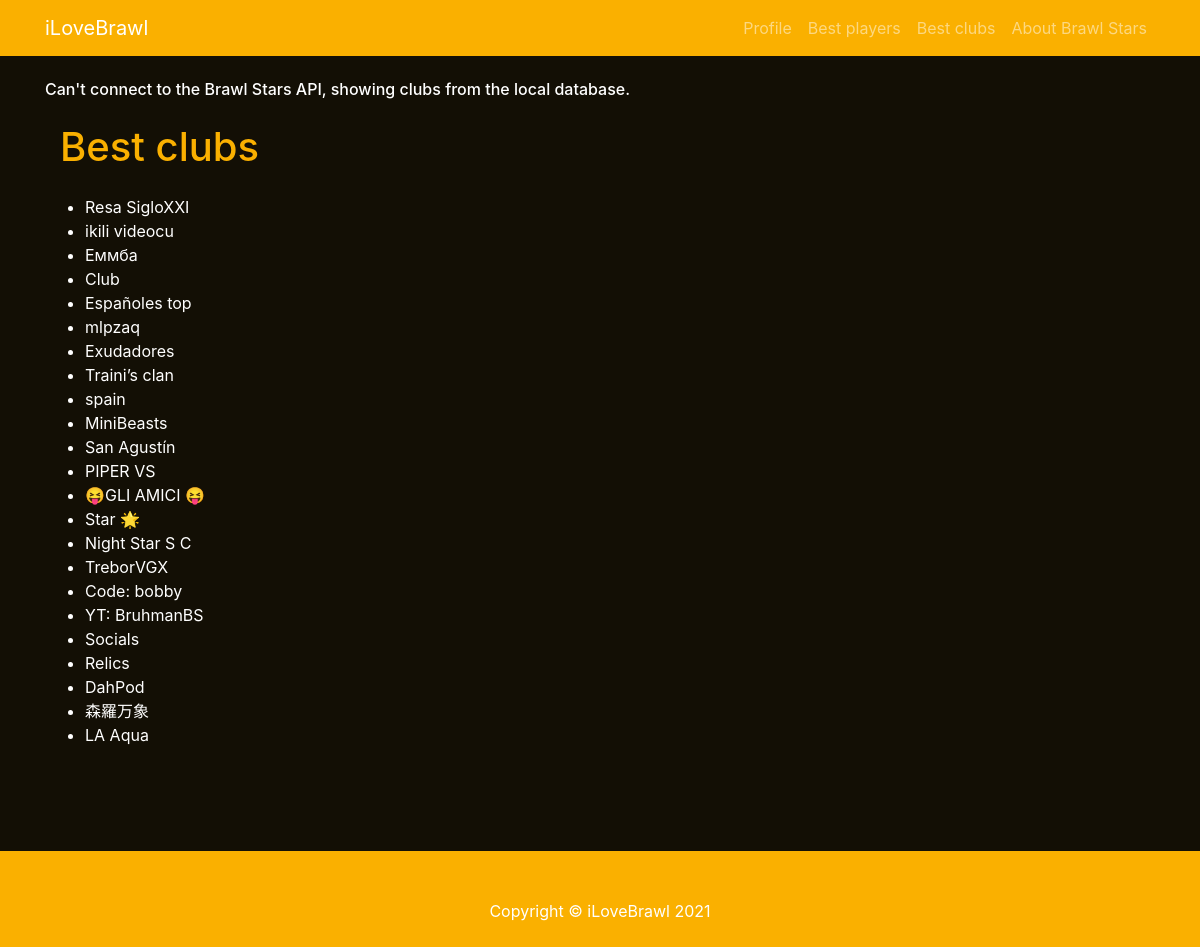
Page /clubs/ on the committed database.
### brawlstarsapp/models.py (models this page shows)
class Club(models.Model):
    tag = models.CharField(max_length= 10, primary_key= True)
    name = models.CharField(max_length= 30)
    desc = models.CharField(max_length= 100, null=True, blank=True)
    type = models.CharField(max_length= 15)
    reqTrophies = models.IntegerField()
    trophies = models.IntegerField()

### brawlstarsapp/views.py (the view)
# urls.py: path('clubs/', views.clubs, name='clubs'),
def clubs(request):
    try:
        clubsInfo = requests.get('https://api.brawlstars.com/v1/rankings/global/clubs', headers={'authorization': 'Bearer %s' % brawlToken, 'Accept': 'application/json'})
        if clubsInfo.status_code == 200:
            context = {
                'clubsInfo' : clubsInfo.json()['items']
            }
        else:
            context = {
                'errMsg' : "Global clubs ranking unavailable, can't connect to the Brawl Stars API."
            }
    except requests.exceptions.ConnectionError as e:
        clubsInfo = []
        for club in Club.objects.all():
            clubsInfo.append(club)
        context = {
            'warnMsg': "Can't connect to the Brawl Stars API, showing clubs from the local database.",
            'clubsInfo': clubsInfo
        }
    return render(request, 'brawlstarsapp/clubs.html', context)

### brawlstarsapp/templates/brawlstarsapp/clubs.html
{% extends "brawlstarsapp/base.html" %} {%block content%}
{% if warnMsg %}
    <h6> {{ warnMsg }}</h6>
{% endif %}
<div class="container">
    <h1 class="my-4" style="color:#FAB000;">Best clubs</h1>
</div>
{% if clubsInfo %}
    <ul>
    {% for club in clubsInfo %}
    <li><a href="{% url 'clubTag' club.tag %}" style="color:white;">{{ club.name }}
    {% endfor %}
    </ul>
{% else %}
    <p>{{ errMsg }}</p>
{% endif %}
{% endblock %}

### brawlstarsapp/static/brawlstarsapp/css/1-col-portfolio.css (style rules this page uses)
html { min-height: 100%; position: relative; }
body { padding-top: 54px; color: #fff; background-color: #130F05; margin: 0; margin-bottom: 200px; }
@media (min-width: 992px) { body { padding-top: 56px; color: #fff; background-color: #130F05; margin: 0; margin-bottom: 200px; } }

### rows in the picture
Club: name "Resa SigloXXI"
Club: name "ikili videocu"
Club: name "Еммба"
Club: name "Club"
Club: name "Españoles top"
Club: name "mlpzaq"
Club: name "Exudadores"
Club: name "Traini’s clan"
Club: name "spain"
Club: name "MiniBeasts"
Club: name "San Agustín"
Club: name "PIPER VS"
Club: name "😝GLI AMICI 😝"
Club: name "Star 🌟"
Club: name "Night Star S C"
Club: name "TreborVGX"
Club: name "Code: bobby"
Club: name "YT: BruhmanBS"
Club: name "Socials"
Club: name "Relics"
Club: name "DahPod"
Club: name "森羅万象"
Club: name "LA Aqua"

### other values in the picture
{{ warnMsg }} "Can't connect to the Brawl Stars API, showing clubs from the local database."
